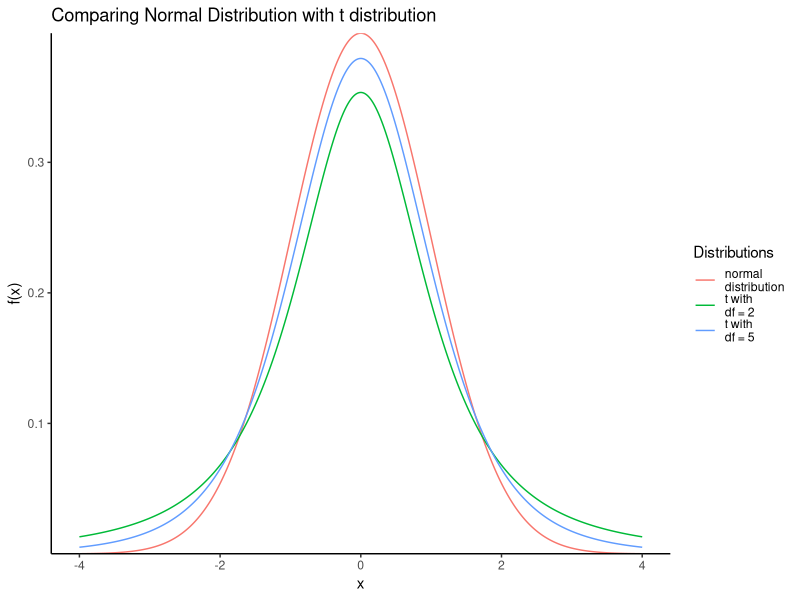

Source code (R):
## ---- chunk 1

library(tidyverse)
library(knitr)
library(kableExtra)

## ---- chunk 2

# Population sd is 0.06
pop_sd <- 6/100

# The standard deviation or standard error of the sample mean is σX = σ / sqrt(n)
# 0.01 = pop_sd / sqrt(n)

n = (pop_sd / 0.01) ** 2

cat("Biggs need", n, "samples, if he wants the standard deviation
    of the sample means to be 1 percent")

## ---- chunk 3

n = (pop_sd / 0.0025) ** 2

cat("Biggs need", n, "samples, if he wants the standard deviation
    of the sample means to be 0.25 percent")

## ---- chunk 4
# We know population sd

pop_sd <- 0.04

# se is s/sqrt(n) # standard error
# we have to find n
# but before that we need to find se
# 95% confidence interval means
# 2.5% in each tail

lower_tail <- qnorm(0.025, lower.tail = T)
uppper_tail <- qnorm(0.025, lower.tail = F)

cat("lower tail", lower_tail,"\n",
    "upper tail", uppper_tail)

## ---- chunk 5

# Assuming X as our mean and se as our sample sd
# We have (X + 1.96se) − (X − 1.96se) = 1% 
# which is equal to 2*(1.96se) = 1%
# se = 0.01 / (2 * 1.96)

se <- 0.01 / (2 * uppper_tail)
cat("The standard deviation of sample mean is,", se, "\n\n\n")

# Now find the n

n <- (0.04 / se) ** 2
cat("Munzi needs a sample size of", round(n),  "if she wants the 95 percent
confidence interval to have a total width of 1 percent")

## ---- chunk 6

# Assuming normal distribution
# Pop mean
m <- 6/100

# Pop sd
s <- 18/100

# we need the se for last 4 years
# se is the sample sd
# se = sd / sqrt(4)

se <- s / sqrt(4)

# 95% confidence interval will
# have 2.5% in each tail

# upper limit
upper_limit <- qnorm(0.025, m, se,lower.tail = F)

# lower limit

lower_limit <- qnorm(0.025, m, se,lower.tail = T)

cat( "A 95 percent confidence interval around the population mean for
a sample of four-year
returns has upper limit of",
upper_limit, "and a lower limit of", lower_limit)
## ---- chunk 7

# lower limit is -2%

# Probability of getting
# -2% or lower returns over a 4 year period is

p <- pnorm(-0.02,mean = m, sd = se, lower.tail = T)

cat("The probability of a −2.0 percent or lower average return over a
four-year
period is", p)



## ---- chunk 8

x <- seq(-4,4,length = 1000)
d_x <- dnorm(x)
d_x1 <- dt(x, 2)
d_x2 <- dt(x, 5)

tibble(x = x,
       d_x = d_x,
       d_x1 = d_x1,
       d_x2 = d_x2) %>%
  ggplot(aes(x = x, y = d_x, color = 'normal\ndistribution')) +
  geom_line() +
  geom_line(aes(x = x, y = d_x1, color = 't with\ndf = 2')) +
  geom_line(aes(x = x, y = d_x2, color = 't with\ndf = 5')) +
  labs(x = 'x',
       y = 'f(x)',
       title = 'Comparing Normal Distribution with t distribution') +
  scale_colour_discrete("Distributions") +
  theme_classic() +
  scale_y_continuous(expand = c(0,0))
  
